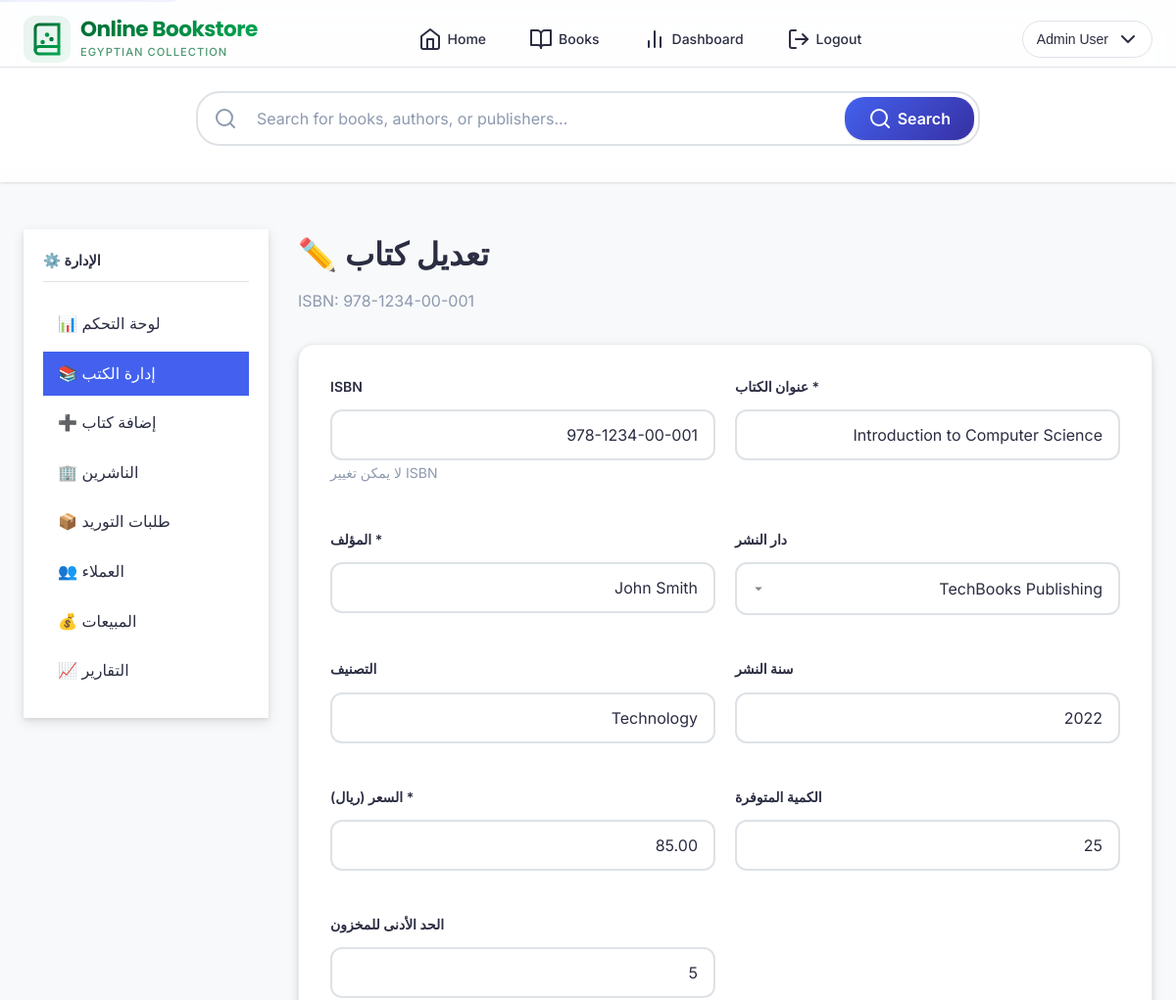
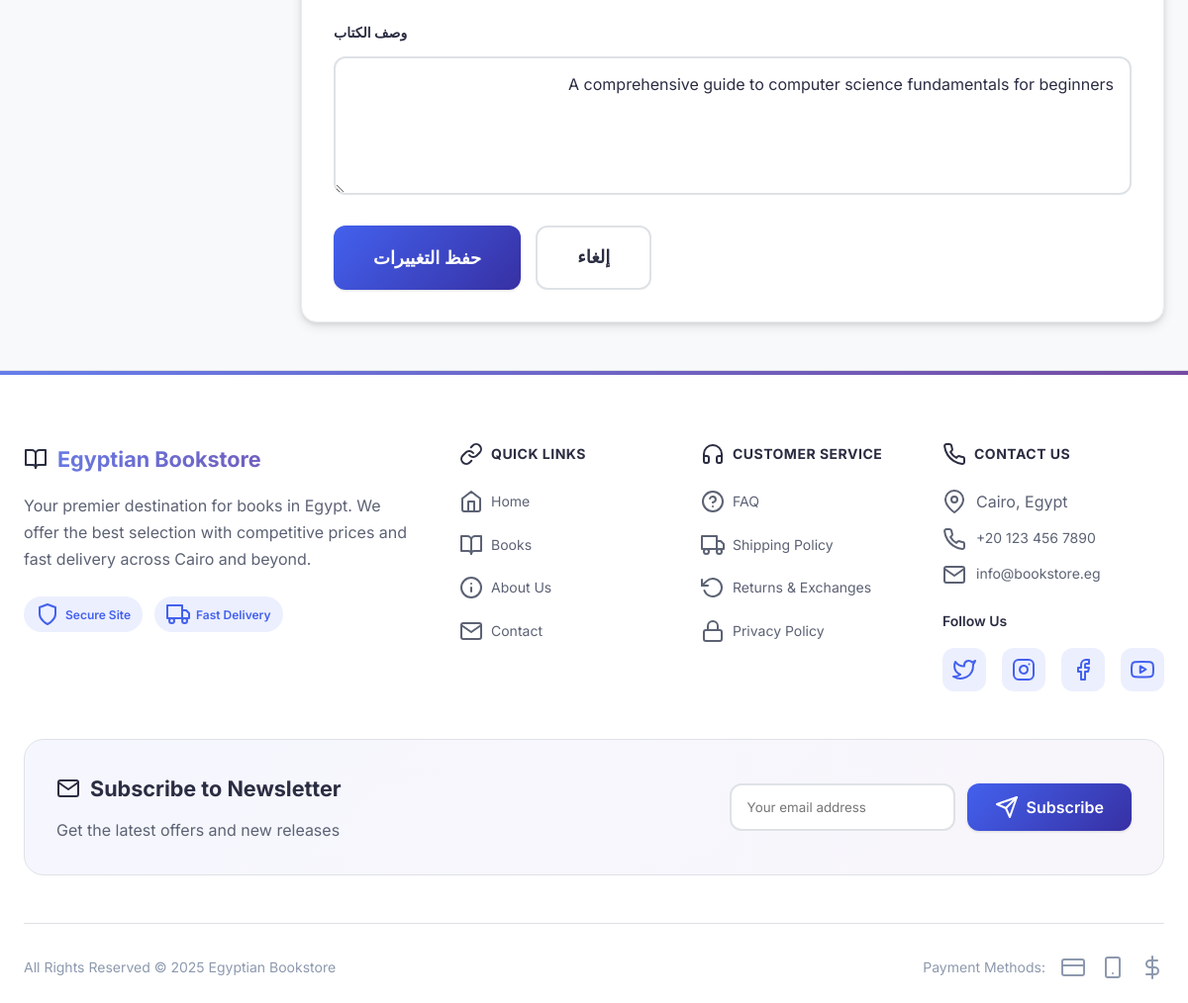
Page /admin/update_book.php?isbn=978-1234-00-001 (signed in) on the committed database (2 pictures, top to bottom).
### tables this page shows
CREATE TABLE books (
    isbn VARCHAR(20) PRIMARY KEY,
    title VARCHAR(500) NOT NULL,
    authors VARCHAR(500) NOT NULL,
    publisher_id INT,
    year INT,
    price DECIMAL(10, 2) NOT NULL,
    category VARCHAR(100),
    stock INT DEFAULT 0,
    threshold INT DEFAULT 5,
    image_url VARCHAR(500) DEFAULT NULL,
    description TEXT,
    created_at TIMESTAMP DEFAULT CURRENT_TIMESTAMP,
    FOREIGN KEY (publisher_id) REFERENCES publishers(id) ON DELETE SET NULL
);

CREATE TABLE publishers (
    id INT AUTO_INCREMENT PRIMARY KEY,
    name VARCHAR(255) NOT NULL,
    address TEXT,
    phone VARCHAR(20),
    created_at TIMESTAMP DEFAULT CURRENT_TIMESTAMP
);

### includes/auth.php (called while the page is built, shortened)
<?php
function sanitize($data) {
    return htmlspecialchars(strip_tags(trim($data)), ENT_QUOTES, 'UTF-8');
}
?>

### includes/db.php (called while the page is built, shortened)
<?php
$use_mysqli = extension_loaded('mysqli');
$use_pdo = extension_loaded('pdo_mysql');
function getDBConnection() {
    global $use_mysqli, $use_pdo;
    static $conn = null;
    if ($conn === null) {
        if ($use_mysqli) {
            $conn = new mysqli(DB_HOST, DB_USER, DB_PASS, DB_NAME);
            $conn->set_charset(DB_CHARSET);
        } else {
            die("خطأ: لم يتم العثور على درايفر MySQL. يرجى تثبيت mysqli أو PDO MySQL.");
        }
    }
    return $conn;
}
function dbQuery($sql, $params = []) {
    global $use_mysqli;
    $conn = getDBConnection();
    if ($use_mysqli) {
        $stmt = $conn->prepare($sql);
        $stmt->execute();
        $result = $stmt->get_result();
        $data = $result->fetch_all(MYSQLI_ASSOC);
        return $data;
    } else {
        $stmt = $conn->prepare($sql);
        $stmt->execute($params);
        return $stmt->fetchAll();
    }
}
function dbQuerySingle($sql, $params = []) {
    global $use_mysqli;
    $conn = getDBConnection();
    if ($use_mysqli) {
        $stmt = $conn->prepare($sql);
        if (!empty($params)) {
            $types = str_repeat('s', count($params));
            $stmt->bind_param($types, ...$params);
        }
        $stmt->execute();
        $result = $stmt->get_result();
        $data = $result->fetch_assoc();
        return $data;
    } else {
        $stmt = $conn->prepare($sql);
        $stmt->execute($params);
        return $stmt->fetch();
    }
}
?>

### admin/update_book.php (the view, shortened to what this page needs)
<?php
require_once '../includes/db.php';
require_once '../includes/auth.php';
$isbn = isset($_GET['isbn']) ? sanitize($_GET['isbn']) : '';
$book = dbQuerySingle("SELECT * FROM books WHERE isbn = ?", [$isbn]);
$publishers = dbQuery("SELECT id, name FROM publishers ORDER BY name");
require_once '../includes/header.php';
?>
<div class="admin-layout">
    <aside class="admin-sidebar">
        <h3>⚙️ الإدارة</h3>
        <ul class="admin-nav">
            <li><a href="/admin/dashboard.php">📊 لوحة التحكم</a></li>
            <li><a href="/admin/books.php" class="active">📚 إدارة الكتب</a></li>
            <li><a href="/admin/add_book.php">➕ إضافة كتاب</a></li>
            <li><a href="/admin/publishers.php">🏢 الناشرين</a></li>
            <li><a href="/admin/view_orders.php">📦 طلبات التوريد</a></li>
            <li><a href="/admin/customers.php">👥 العملاء</a></li>
            <li><a href="/admin/sales.php">💰 المبيعات</a></li>
            <li><a href="/admin/reports.php">📈 التقارير</a></li>
        </ul>
    </aside>
    <main>
        <div class="page-header">
            <h1>✏️ تعديل كتاب</h1>
            <p>ISBN: <?php echo htmlspecialchars($isbn); ?></p>
        </div>
        <div class="card">
            <div class="card-body">
                <form method="POST" action="">
                    <div style="display: grid; grid-template-columns: 1fr 1fr; gap: 20px;">
                        <div class="form-group">
                            <label>ISBN</label>
                            <input type="text" class="form-control" value="<?php echo htmlspecialchars($isbn); ?>" readonly>
                            <small class="form-hint">لا يمكن تغيير ISBN</small>
                        </div>
                        <div class="form-group">
                            <label for="title">عنوان الكتاب *</label>
                            <input type="text" id="title" name="title" class="form-control" required
                                   value="<?php echo htmlspecialchars($book['title']); ?>">
                        </div>
                        <div class="form-group">
                            <label for="authors">المؤلف *</label>
                            <input type="text" id="authors" name="authors" class="form-control" required
                                   value="<?php echo htmlspecialchars($book['authors']); ?>">
                        </div>
                        <div class="form-group">
                            <label for="publisher_id">دار النشر</label>
                            <select id="publisher_id" name="publisher_id" class="form-control">
                                <?php foreach ($publishers as $pub): ?>
                                    <option value="<?php echo $pub['id']; ?>"
                                            <?php echo $book['publisher_id'] == $pub['id'] ? 'selected' : ''; ?>>
                                        <?php echo htmlspecialchars($pub['name']); ?>
                                    </option>
                                <?php endforeach; ?>
                            </select>
                        </div>
                        <div class="form-group">
                            <label for="category">التصنيف</label>
                            <input type="text" id="category" name="category" class="form-control" list="categories"
                                   value="<?php echo htmlspecialchars($book['category']); ?>">
                        </div>
                        <div class="form-group">
                            <label for="year">سنة النشر</label>
                            <input type="number" id="year" name="year" class="form-control"
                                   min="1900" max="<?php echo date('Y'); ?>"
                                   value="<?php echo $book['year']; ?>">
                        </div>
                        <div class="form-group">
                            <label for="price">السعر (ريال) *</label>
                            <input type="number" id="price" name="price" class="form-control" required
                                   min="0" step="0.01"
                                   value="<?php echo $book['price']; ?>">
                        </div>
                        <div class="form-group">
                            <label for="stock">الكمية المتوفرة</label>
                            <input type="number" id="stock" name="stock" class="form-control" min="0"
                                   value="<?php echo $book['stock']; ?>">
                        </div>
                        <div class="form-group">
                            <label for="threshold">الحد الأدنى للمخزون</label>
                            <input type="number" id="threshold" name="threshold" class="form-control" min="1"
                                   value="<?php echo $book['threshold']; ?>">
                        </div>
                    </div>
                    <div class="form-group">
                        <label for="description">وصف الكتاب</label>
                        <textarea id="description" name="description" class="form-control" rows="4"><?php echo htmlspecialchars($book['description']); ?></textarea>
                    </div>
                    <div style="display: flex; gap: 15px;">
                        <button type="submit" class="btn btn-primary btn-lg">حفظ التغييرات</button>
                        <a href="/admin/books.php" class="btn btn-secondary btn-lg">إلغاء</a>
                    </div>
                </form>
            </div>
        </div>
    </main>
</div>
<?php require_once '../includes/footer.php'; ?>

### rows in the picture
books: title "Introduction to Computer Science", authors "John Smith", publisher_id "TechBooks Publishing", category "Technology", year "2022", price "85.00", stock "25", threshold "5", description "A comprehensive guide to computer science fundamentals for beginners"

### other values in the picture
getCurrentUserName() "Admin User"
$isbn "978-1234-00-001"
